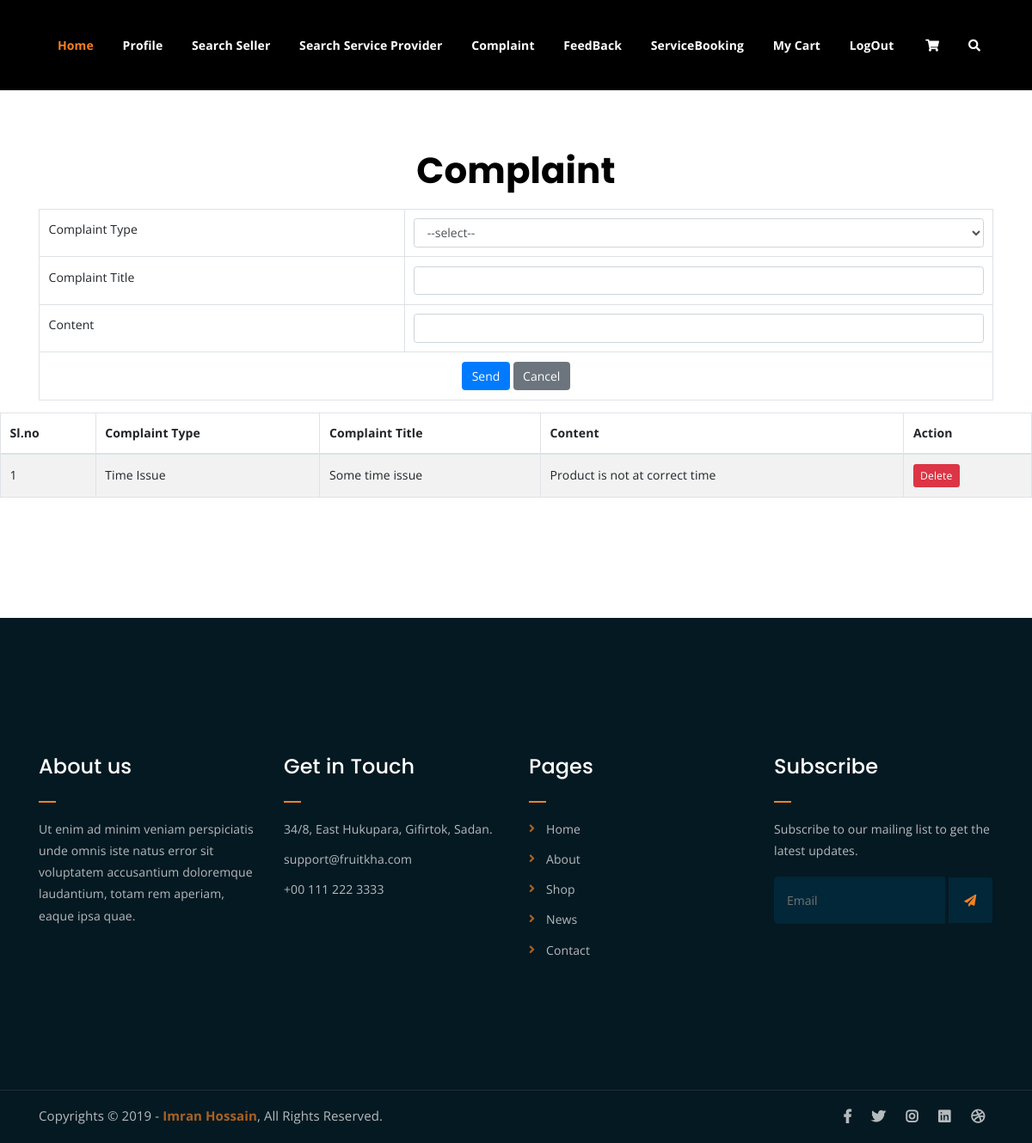
The page /User/usercomplaint/ (signed in) on the database as committed earlier.
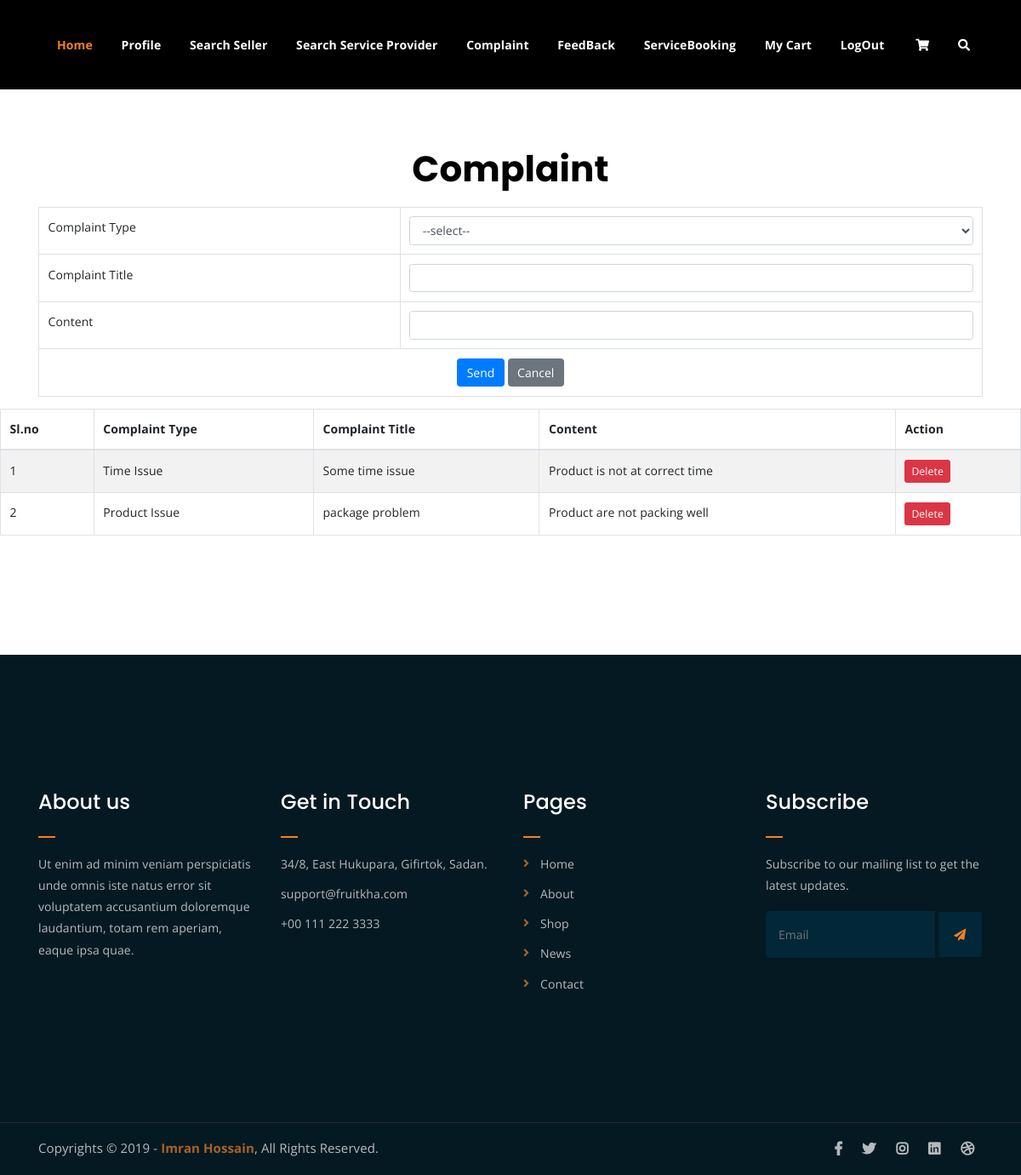
The same page on the database as committed later.
### User/models.py (models this page shows)
class tbl_usercomplaint(models.Model):
    complainttype=models.ForeignKey(tbl_complainttype,on_delete=models.CASCADE)
    complainttitle=models.CharField(max_length=50)
    content=models.CharField(max_length=50)
    complaintdate=models.DateField(auto_now_add=True)
    user=models.ForeignKey(tbl_newuser,on_delete=models.SET_NULL,null=True)

### Admin/models.py (models this page shows)
class tbl_complainttype(models.Model):
    complaint_name=models.CharField(max_length=50)

### User/views.py (the view)
# urls.py: path('usercomplaint/',views.usercomplaint,name="UserComplaint"),
def usercomplaint(request):
    uregdata=tbl_newuser.objects.get(id=request.session['uid'])
    comdata=tbl_complainttype.objects.all()
    compdata=tbl_usercomplaint.objects.all()
    if request.method=="POST":
        com=tbl_complainttype.objects.get(id=request.POST.get("select_com"))
        tbl_usercomplaint.objects.create(
            complainttitle = request.POST.get("txt_name"),
            content = request.POST.get("txt_content"),
            complainttype=com,
            user=uregdata,
        )
        return render(request,"User/UserComplaint.html",{'uregdata':uregdata,'comdata':comdata,'compdata':compdata})
    else:
        return render(request,"User/UserComplaint.html",{'uregdata':uregdata,'comdata':comdata,'compdata':compdata})

### User/Templates/User/UserComplaint.html (shortened to what this page needs)
{% extends 'User/header.html'%}
{% load static %}
{% block content %}
<!DOCTYPE html>
<html lang="en">
<head>
</head>
<body>
    <br><br>
    <center><h2 style="color: black">Complaint</h2></center>
    <form action="" method="POST">
        <div class="container mt-4">
            <table class="table table-bordered">
                <tr>
                    <td>Complaint Type</td>
                    <td>
                        <select class="form-control" name="select_com" id="">
                            <option>--select--</option>
                        </select>
                    </td>
                </tr>
                <tr>
                    <td>Complaint Title</td>
                    <td><input type="text" class="form-control" name="txt_name" id=""></td>
                </tr>
                <tr>
                    <td>Content</td>
                    <td><input type="text" class="form-control" name="txt_content" id=""></td>
                </tr>
                <tr>
                    <td colspan="2" class="text-center">
                        <button type="submit" class="btn btn-primary" name="submit">Send</button>
                        <button type="submit" class="btn btn-secondary" name="cancel">Cancel</button>
                    </td>
                </tr>
            </table>
        </div>
    </form>
    <table class="table table-bordered table-striped" align="center">
        <thead>
            <tr>
                <th>Sl.no</th>
                <th>Complaint Type</th>
                <th>Complaint Title</th>
                <th>Content</th>
                <th>Action</th>
            </tr>
        </thead>
        <tbody>
            {% for i in compdata %}
                <tr>
                    <td>{{forloop.counter}}</td>
                    <td>{{i.complainttype.complaint_name}}</td>
                    <td>{{i.complainttitle}}</td>
                    <td>{{i.content}}</td>
                    <td><a href="{% url 'User:del_complaint' i.id %}" class="btn btn-danger btn-sm">Delete</a></td>
                </tr>
            {% endfor %}
        </tbody>
    </table>
</body>
</html>
{% endblock content %}

Rows that differ between the two databases and show on the page:
added tbl_usercomplaint: complainttype.complaint_name "Product Issue", complainttitle "package problem", content "Product are not packing well"
